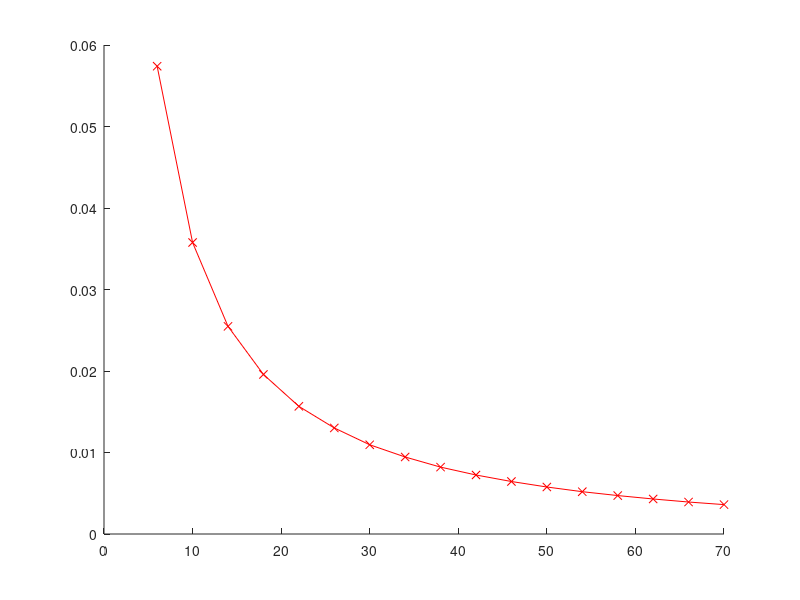

Recreate this plot in MATLAB. (Note: this script raises an error after producing the figure.)
%nonbinaryDmcPerformanceData - Generates data comparing two algorithms quantizing DMCs
%
%   Plots performance comparisons of QUANTDMCKLMEANS and QUANTDMCGREEDY,
%   using randomly generated DMCs with J=3 and J=6 outputs.
%
%   QuantDMC (c) Brian Kurkoski and contributors
%   Distributed under an MIT-like license; see the file LICENSE

clear all
addpath('../quantDmc');

load nonbinaryDmcPerformance

for jj = 1:length(Jlist)
    J = Jlist(jj);
    px = ones(1,J)/J;
    for kk = 1:length(Klist)
        limit             = mean(IXY{jj,kk});
        IXZgreedy(jj,kk)  = limit - mean(IXZ2{jj,kk});
        IXZklmeans(jj,kk) = limit - mean(IXZ3{jj,kk});
    end
end

figure(3);
clf;
hold on
for jj = 1:length(Jlist)
    plot(Klist,IXZgreedy(jj,:),'rx-');
    if jj == 1
        ha = addlabel(sprintf('Greedy Quantizer, J=%d',Jlist(jj)),1,38);
    else
        ha = addlabel(sprintf('J=%d',Jlist(jj)),1,33);
    end
    ha.FontName = 'Arial';
    
    plot(Klist,IXZklmeans(jj,:),'bs-');
    if jj == 1;
        ha = addlabel(sprintf('KL Means Quantization, J=%d',Jlist(jj)),3,30);
    else
        ha = addlabel(sprintf('J=%d',Jlist(jj)),3,33);
    end
    ha.FontName = 'Arial';
end
nicecolor

xlabel('Number of Quantizer Outputs, K')
ylabel('Mutual Information Gap')
ylabel('Mutual Information Gap \Delta, log scale')

title(sprintf('Quantization of a random J-input DMC with %d outputs (%d iterations)',M,iter));

yl = ylim;
ylim([1E-3 3E-1])
set(gca,'xtick',Klist);
xlim([Klist(1)-2 Klist(end)+2]);

grid on

set(gca,'Color','none')
set(gca,'FontName','Arial')
set(gca,'YScale','log')

